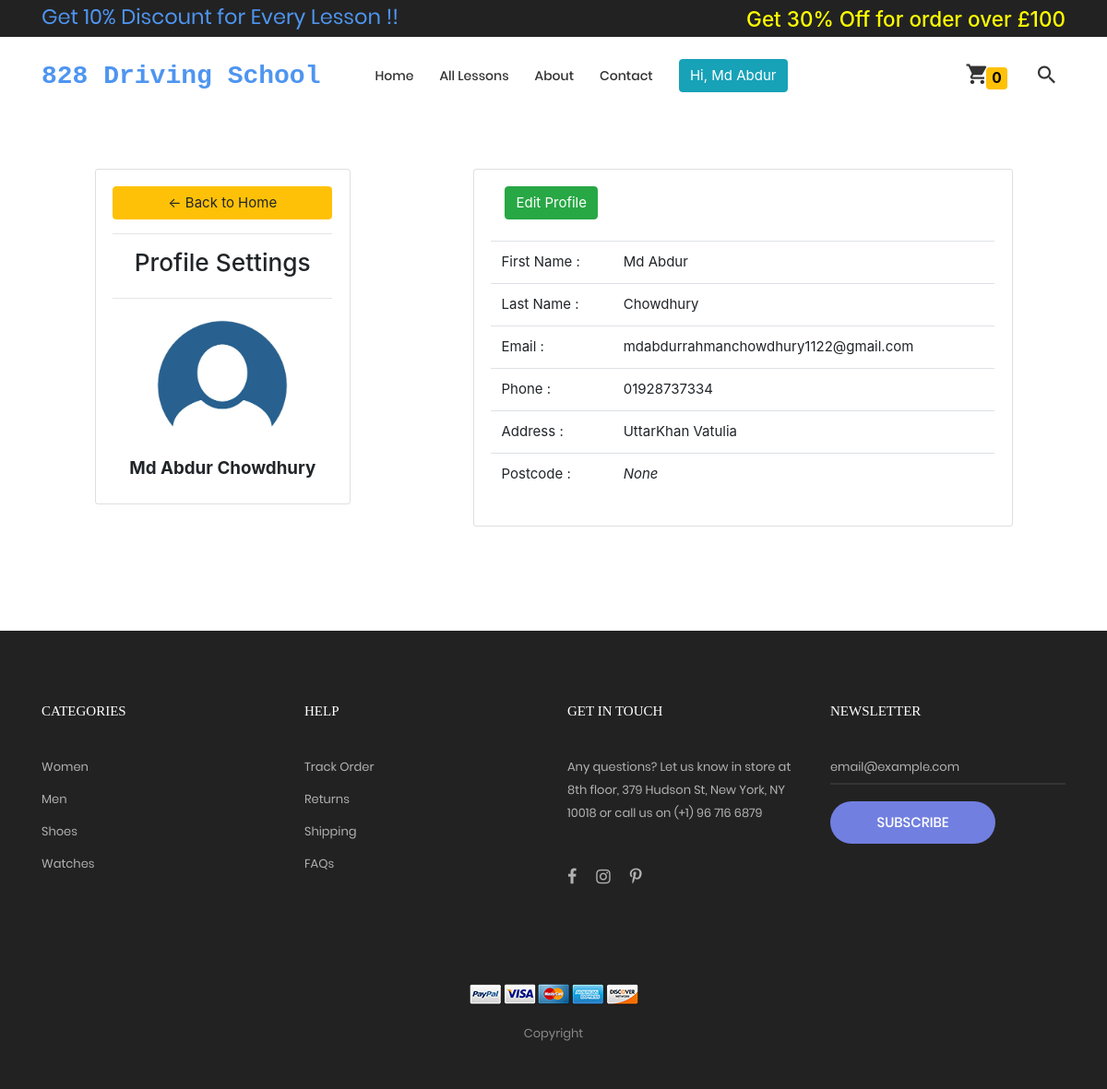
/profile (signed in), run on the app's committed database.
### home/models.py (models this page shows)
class customer_more_information(models.Model):
    Customer = models.ForeignKey(User, on_delete=models.CASCADE)
    Phone_number = models.CharField(max_length=200)
    Postcode = models.CharField(max_length=200, default='')
    Address = models.CharField(max_length=200)

### home/views.py (the view)
# urls.py: path('profile', views.profile, name='profile'), # user profile
def profile(request):
    if request.user.is_authenticated:
        user=request.user
        filter_user = customer_more_information.objects.filter(Customer=user)
        if filter_user:
            get_user = customer_more_information.objects.get(Customer=user)
            context2={'get_user':get_user}
            return render(request, 'profile.html', context2)
        else:
            return render(request, 'profile.html')
    else:
        return redirect('index')

### templates/profile.html (shortened to what this page needs)
{%  extends 'base.html' %}
{%block body%}
<br>
<br>
<br>
<div class="row">
    <div class="col-md-1"></div>
	<div class="col-md-3">
		<div class="card card-body">
			<a class="btn btn-warning" href="{% url 'index' %}"> &#8592; Back to Home</a>
			<hr>
			<h3 style="text-align: center">Profile Settings</h3>
			<hr>
            <img src="static/webapp1/images/icons/user.png" class="rounded profile-pic" alt="user">
			<h5 class="container text-center"><b>{{request.user.first_name}} {{request.user.last_name}} </b></h5>
		</div>
	</div>
    <div class="col-md-1"></div>
	<div class="col-md-6">
		<div class="card card-body">
			<div class="col-md-2 mb-4">
				<a href="{% url 'edit_profile' %}" class="btn btn-success">Edit Profile</a>
			</div>
			<table class="table container">
			  <tbody>
				<tr>
				  <td>First Name :</td>
				  <td>{{request.user.first_name}}</td>
				</tr>
				<tr>
				  <td>Last Name :</td>
				  <td>{{request.user.last_name}}</td>
				</tr>
				<tr>
				  <td>Email : </td>
				  <td>{{request.user.email}}</td>
				</tr>
			  	<tr>
				  <td>Phone : </td>
				  <td>
					  {% if get_user.Phone_number %}
					  	{{get_user.Phone_number}}
					  {% else %}
					  	<i>None</i>
					  {% endif %}
				  </td>
				</tr>
			  	<tr>
				  <td>Address : </td>
				  <td>
					  {% if get_user.Address %}
					  	{{get_user.Address}}
					  {% else %}
					  	<i>None</i>
					  {% endif %}
					  </td>
				</tr>
			  	<tr>
				  <td>Postcode : </td>
				  <td>
					  {% if get_user.Postcode %}
					  	{{get_user.Postcode}}
					  {% else %}
					  	<i>None</i>
					  {% endif %}
					  </td>
				</tr>
			  </tbody>
			</table>
		</div>
</div>
</div>
<br>
<br>
{% endblock %}

### templates/base.html (shortened to what this page needs)
{% load static %}
<!DOCTYPE html>
<html lang="en">
<head>
	<link rel="stylesheet" type="text/css" href="{% static 'webapp1/vendor/bootstrap/css/bootstrap.min.css' %}">
	<link rel="stylesheet" type="text/css" href="{% static 'webapp1/fonts/font-awesome-4.7.0/css/font-awesome.min.css' %}">
	<link rel="stylesheet" type="text/css" href="{% static 'webapp1/fonts/iconic/css/material-design-iconic-font.min.css' %}">
	<link rel="stylesheet" type="text/css" href="{% static 'webapp1/fonts/linearicons-v1.0.0/icon-font.min.css' %}">
	<link rel="stylesheet" type="text/css" href="{% static 'webapp1/vendor/animate/animate.css' %}">
	<link rel="stylesheet" type="text/css" href="{% static 'webapp1/vendor/css-hamburgers/hamburgers.min.css' %}">
	<link rel="stylesheet" type="text/css" href="{% static 'webapp1/vendor/animsition/css/animsition.min.css' %}">
	<link rel="stylesheet" type="text/css" href="{% static 'webapp1/vendor/select2/select2.min.css' %}">
	<link rel="stylesheet" type="text/css" href="{% static 'webapp1/vendor/daterangepicker/daterangepicker.css' %}">
	<link rel="stylesheet" type="text/css" href="{% static 'webapp1/vendor/slick/slick.css' %}">
	<link rel="stylesheet" type="text/css" href="{% static 'webapp1/vendor/MagnificPopup/magnific-popup.css' %}">
	<link rel="stylesheet" type="text/css" href="{% static 'webapp1/vendor/perfect-scrollbar/perfect-scrollbar.css' %}">
	<link rel="stylesheet" type="text/css" href="{% static 'webapp1/css/util.css' %}">
	<link rel="stylesheet" type="text/css" href="{% static 'webapp1/css/main.css' %}">
	<link rel="stylesheet" href="https://stackpath.bootstrapcdn.com/bootstrap/4.3.1/css/bootstrap.min.css">
</head>
<body class="animsition">
	<header>
		<div class="container-menu-desktop">
			<div class="top-bar">
				<div class="content-topbar flex-sb-m h-full container">
					<div class="left-top-bar">
						<h4 class="mt-1" style="color:#4E95F0;">Get 10% Discount for Every Lesson !!</h4>
					</div>
					<div class="right-top-bar">
						<h4 class="mt-2" style="color:yellow;">Get 30% Off for order over £100</h4>
					</div>
				</div>
			</div>
			<div class="wrap-menu-desktop">
				<nav class="limiter-menu-desktop ml-5 mr-5">
					<div id="logo" style="padding:10px 0">
						<a href="/"><h5 class="ltext-101 cl2 p-t-40 p-b-30 pr-5" style="font-family:courier,arial,helvetica; color:#4E95F0;"><b>828 Driving School</b></h5></a>
					</div>
					<div class="menu-desktop">
						<ul class="main-menu">
							<li class="{% block index %}{% endblock %}">
								<a href="{% url 'index' %}">Home</a>
							</li>
							<li class="{% block all_lessons %}{% endblock %}">
								<a href="{% url 'all_lessons' %}">All Lessons</a>
							</li>
							<li class="{% block about %}{% endblock %}">
								<a href="{% url 'about' %}">About</a>
							</li>
							<li class="{% block contact %}{% endblock %}">
								<a href="{% url 'contact' %}">Contact</a>
							</li>
							{% if user.is_authenticated %}
							<li>
								<div>
									<a class="btn btn-info" href="#">Hi, {{user.first_name}}</a>
								</div>
							</li>
							{% endif %}
						</ul>
					</div>
					<div class="wrap-icon-header flex-w flex-r-m">
						<div class="icon-header-item cl2 hov-cl1 trans-04 p-l-22 p-r-11 js-show-cart" data-notify="">
							<i class="zmdi zmdi-shopping-cart"></i><small><span class="badge badge-warning" style="color:black;"><span id="product_cart">0</span></span></small>
						</div>
						<div class="icon-header-item cl2 hov-cl1 trans-04 p-l-22 p-r-11 js-show-modal-search">
							<i class="zmdi zmdi-search"></i>
						</div>
					</div>
				</nav>
			</div>
		</div>
	</header>
<br>
<br>
<br>
    {% block body %}{% endblock %}
	<footer class="bg3 p-t-75 p-b-32">
		<div class="container">
			<div class="row">
				<div class="col-sm-6 col-lg-3 p-b-50">
					<h4 class="stext-301 cl0 p-b-30">
						Categories
					</h4>
					<ul>
						<li class="p-b-10">
							<a href="#" class="stext-107 cl7 hov-cl1 trans-04">
								Women
							</a>
						</li>
						<li class="p-b-10">
							<a href="#" class="stext-107 cl7 hov-cl1 trans-04">
								Men
							</a>
						</li>
						<li class="p-b-10">
							<a href="#" class="stext-107 cl7 hov-cl1 trans-04">
								Shoes
							</a>
						</li>
						<li class="p-b-10">
							<a href="#" class="stext-107 cl7 hov-cl1 trans-04">
								Watches
							</a>
						</li>
					</ul>
				</div>
				<div class="col-sm-6 col-lg-3 p-b-50">
					<h4 class="stext-301 cl0 p-b-30">
						Help
					</h4>
					<ul>
						<li class="p-b-10">
							<a href="#" class="stext-107 cl7 hov-cl1 trans-04">
								Track Order
							</a>
						</li>
						<li class="p-b-10">
							<a href="#" class="stext-107 cl7 hov-cl1 trans-04">
								Returns
							</a>
						</li>
						<li class="p-b-10">
							<a href="#" class="stext-107 cl7 hov-cl1 trans-04">
								Shipping
							</a>
						</li>
						<li class="p-b-10">
							<a href="#" class="stext-107 cl7 hov-cl1 trans-04">
								FAQs
							</a>
						</li>
					</ul>
				</div>
				<div class="col-sm-6 col-lg-3 p-b-50">
					<h4 class="stext-301 cl0 p-b-30">
						GET IN TOUCH
					</h4>
					<p class="stext-107 cl7 size-201">
						Any questions? Let us know in store at 8th floor, 379 Hudson St, New York, NY 10018 or call us on (+1) 96 716 6879
					</p>
					<div class="p-t-27">
						<a href="#" class="fs-18 cl7 hov-cl1 trans-04 m-r-16">
							<i class="fa fa-facebook"></i>
						</a>
						<a href="#" class="fs-18 cl7 hov-cl1 trans-04 m-r-16">
							<i class="fa fa-instagram"></i>
						</a>
						<a href="#" class="fs-18 cl7 hov-cl1 trans-04 m-r-16">
							<i class="fa fa-pinterest-p"></i>
						</a>
					</div>
				</div>
				<div class="col-sm-6 col-lg-3 p-b-50">
					<h4 class="stext-301 cl0 p-b-30">
						Newsletter
					</h4>
					<form>
						<div class="wrap-input1 w-full p-b-4">
							<input class="input1 bg-none plh1 stext-107 cl7" type="text" name="email" placeholder="email@example.com">
						</div>
						<div class="p-t-18">
							<button class="flex-c-m stext-101 cl0 size-103 bg1 bor1 hov-btn2 p-lr-15 trans-04">
								Subscribe
							</button>
						</div>
					</form>
				</div>
			</div>
			<div class="p-t-40">
				<div class="flex-c-m flex-w p-b-18">
					<a href="#" class="m-all-1">
						<img src="{% static 'webapp1/' %}images/icons/icon-pay-01.png" alt="ICON-PAY">
					</a>
					<a href="#" class="m-all-1">
						<img src="{% static 'webapp1/' %}images/icons/icon-pay-02.png" alt="ICON-PAY">
					</a>
					<a href="#" class="m-all-1">
						<img src="{% static 'webapp1/' %}images/icons/icon-pay-03.png" alt="ICON-PAY">
					</a>
					<a href="#" class="m-all-1">
						<img src="{% static 'webapp1/' %}images/icons/icon-pay-04.png" alt="ICON-PAY">
					</a>
					<a href="#" class="m-all-1">
						<img src="{% static 'webapp1/' %}images/icons/icon-pay-05.png" alt="ICON-PAY">
					</a>
				</div>
				<p class="stext-107 cl6 txt-center">
Copyright
				</p>
			</div>
		</div>
	</footer>
</body>
</html>

### static/webapp1/css/main.css (style rules this page uses)
.container { max-width: 1380px; }
@media (max-width: 1600px) { .container { max-width: 1200px; } }
.container-menu-desktop { height: auto; width: 100%; position: relative; -webkit-transition: all 0.3s; -o-transition: all 0.3s; -moz-transition: all 0.3s; transition: all 0.3s; }
.top-bar { height: 40px; background-color: #222; }
.left-top-bar { font-family: Poppins-Regular; font-size: 12px; line-height: 1.8; color: #b2b2b2; }
.wrap-menu-desktop { position: fixed; z-index: 1100; background-color: transparent; width: 100%; height: 84px; top: 40px; left: 0px; -webkit-transition: height 0.3s, background-color 0.3s; -o-transition: height 0.3s, background-color 0.3s; -moz-transition: height 0.3s, background-color 0.3s; transition: height 0.3s, background-color 0.3s; }
.limiter-menu-desktop { height: 100%; display: -webkit-box; display: -webkit-flex; display: -moz-box; display: -ms-flexbox; display: flex; align-items: center; background-color: transparent; }
.menu-desktop { display: -webkit-box; display: -webkit-flex; display: -moz-box; display: -ms-flexbox; display: flex; align-items: center; height: 100%; }
.main-menu { list-style-type: none; margin: 0; display: -webkit-box; display: -webkit-flex; display: -moz-box; display: -ms-flexbox; display: flex; align-items: center; }
.main-menu > li { display: block; position: relative; padding: 20px 10px 20px 0px; margin: 0px 4px 0px 14px; }
.main-menu > li > a { font-family: Poppins-Medium; font-size: 14px; color: #333; padding: 5px 0px; transition: all 0.4s; -webkit-transition: all 0.4s; -o-transition: all 0.4s; -moz-transition: all 0.4s; }
.wrap-icon-header { flex-grow: 1; }
.icon-header-item { position: relative; font-size: 26px; line-height: 1; cursor: pointer; }
.cl0 { color: #fff; }
.cl2 { color: #333; }
.cl6 { color: #888; }
.cl7 { color: #b2b2b2; }
.stext-101 { font-family: Poppins-Medium; font-size: 15px; line-height: 1.466667; text-transform: uppercase; }
.stext-107 { font-family: Poppins-Regular; font-size: 13px; line-height: 1.923; }
.stext-301 { font-family: Montserrat-Bold; font-size: 15px; line-height: 1.6; text-transform: uppercase; }
.ltext-101 { font-family: Poppins-Regular; font-size: 28px; line-height: 1.2857; }
.size-103 { min-width: 179px; height: 46px; }
.size-201 { max-width: 270px; }
.bg-none { background-color: transparent; }
.bg1 { background-color: #717fe0; }
.bg3 { background-color: #222; }
.bor1 { border-radius: 23px; }
.wrap-input1 { position: relative; border-bottom: 2px solid rgba(204,204,204, 0.1); }
.input1 { background-color: transparent; width: 100%; }

### templates/profile.html (style rules this page uses)
.profile-pic { max-width: 200px; max-height:200px; margin: 0 auto; border-radius: 50%; }

### data on the page
customer_more_information: Phone_number "01928737334", Address "UttarKhan Vatulia"

### other printed values
{{ user.first_name }} "Md Abdur"
{{ request.user.first_name }} "Md Abdur"
{{ request.user.last_name }} "Chowdhury"
{{ request.user.email }} "mdabdurrahmanchowdhury1122@gmail.com"
